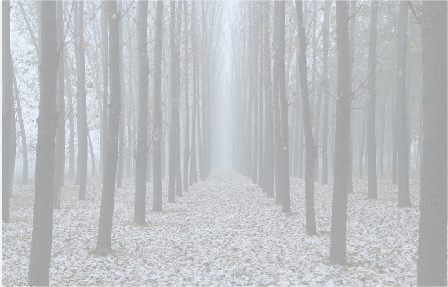
#> input picture 第一题/test.jpg, 448 x 287 px, given in place of 5, which was not available
$ python haze_removal.py 5
#> lines starting #> are read from the running program, lines starting #| are printed output that depends on the picture; after the words box and inside, x2 and y2 are one past the last pixel; in counts of white or black regions, pixels touching at a corner belong together; pictures that were not available may be replaced by others from this repository, and a replacement may not be noted
### gf.py
import numpy as np
import scipy as sp
import scipy.ndimage


def box(img, r):
    """ O(1) box filter
        img - >= 2d image
        r   - radius of box filter
    """
    (rows, cols) = img.shape[:2]
    imDst = np.zeros_like(img)


    tile = [1] * img.ndim
    tile[0] = r
    imCum = np.cumsum(img, 0)
    imDst[0:r+1, :, ...] = imCum[r:2*r+1, :, ...]
    imDst[r+1:rows-r, :, ...] = imCum[2*r+1:rows, :, ...] - imCum[0:rows-2*r-1, :, ...]
    imDst[rows-r:rows, :, ...] = np.tile(imCum[rows-1:rows, :, ...], tile) - imCum[rows-2*r-1:rows-r-1, :, ...]

    tile = [1] * img.ndim
    tile[1] = r
    imCum = np.cumsum(imDst, 1)
    imDst[:, 0:r+1, ...] = imCum[:, r:2*r+1, ...]
    imDst[:, r+1:cols-r, ...] = imCum[:, 2*r+1 : cols, ...] - imCum[:, 0 : cols-2*r-1, ...]
    imDst[:, cols-r: cols, ...] = np.tile(imCum[:, cols-1:cols, ...], tile) - imCum[:, cols-2*r-1 : cols-r-1, ...]

    return imDst

def _gf_color(I, p, r, eps, s=None):
    """ Color guided filter
    I - guide image (rgb)
    p - filtering input (single channel)
    r - window radius
    eps - regularization (roughly, variance of non-edge noise)
    s - subsampling factor for fast guided filter
    """
    fullI = I
    fullP = p
    if s is not None:
        I = sp.ndimage.zoom(fullI, [1/s, 1/s, 1], order=1)
        p = sp.ndimage.zoom(fullP, [1/s, 1/s], order=1)
        r = round(r / s)

    h, w = p.shape[:2]
    N = box(np.ones((h, w)), r)

    mI_r = box(I[:,:,0], r) / N
    mI_g = box(I[:,:,1], r) / N
    mI_b = box(I[:,:,2], r) / N

    mP = box(p, r) / N

    # mean of I * p
    mIp_r = box(I[:,:,0]*p, r) / N
    mIp_g = box(I[:,:,1]*p, r) / N
    mIp_b = box(I[:,:,2]*p, r) / N

    # per-patch covariance of (I, p)
    covIp_r = mIp_r - mI_r * mP
    covIp_g = mIp_g - mI_g * mP
    covIp_b = mIp_b - mI_b * mP

    # symmetric covariance matrix of I in each patch:
    #       rr rg rb
    #       rg gg gb
    #       rb gb bb
    var_I_rr = box(I[:,:,0] * I[:,:,0], r) / N - mI_r * mI_r;
    var_I_rg = box(I[:,:,0] * I[:,:,1], r) / N - mI_r * mI_g;
    var_I_rb = box(I[:,:,0] * I[:,:,2], r) / N - mI_r * mI_b;

    var_I_gg = box(I[:,:,1] * I[:,:,1], r) / N - mI_g * mI_g;
    var_I_gb = box(I[:,:,1] * I[:,:,2], r) / N - mI_g * mI_b;

    var_I_bb = box(I[:,:,2] * I[:,:,2], r) / N - mI_b * mI_b;

    a = np.zeros((h, w, 3))
    for i in range(h):
        for j in range(w):
            sig = np.array([
                [var_I_rr[i,j], var_I_rg[i,j], var_I_rb[i,j]],
                [var_I_rg[i,j], var_I_gg[i,j], var_I_gb[i,j]],
                [var_I_rb[i,j], var_I_gb[i,j], var_I_bb[i,j]]
            ])
            covIp = np.array([covIp_r[i,j], covIp_g[i,j], covIp_b[i,j]])
            a[i,j,:] = np.linalg.solve(sig + eps * np.eye(3), covIp)

    b = mP - a[:,:,0] * mI_r - a[:,:,1] * mI_g - a[:,:,2] * mI_b

    meanA = box(a, r) / N[...,np.newaxis]
    meanB = box(b, r) / N

    if s is not None:
        meanA = sp.ndimage.zoom(meanA, [s, s, 1], order=1)
        meanB = sp.ndimage.zoom(meanB, [s, s], order=1)

    q = np.sum(meanA * fullI, axis=2) + meanB

    return q


# [41 lines left out: function _gf_gray, not called in this run]


def _gf_colorgray(I, p, r, eps, s=None):
    """ automatically choose color or gray guided filter based on I's shape """
    if I.ndim == 2 or I.shape[2] == 1:
        return _gf_gray(I, p, r, eps, s)
    elif I.ndim == 3 and I.shape[2] == 3:
        return _gf_color(I, p, r, eps, s)
    else:
        print("Invalid guide dimensions:", I.shape)


def guided_filter(I, p, r, eps, s=None):
    """ run a guided filter per-channel on filtering input p
        I - guide image (1 or 3 channel)
        p - filter input (n channel)
        r - window raidus
        eps - regularization (roughly, allowable variance of non-edge noise)
        s - subsampling factor for fast guided filter
    """
    if p.ndim == 2:
        p3 = p[:,:,np.newaxis]

    out = np.zeros_like(p3)
    for ch in range(p3.shape[2]):
        out[:,:,ch] = _gf_colorgray(I, p3[:,:,ch], r, eps, s)
    return np.squeeze(out) if p.ndim == 2 else out


# [23 lines left out: function test_gf, not called in this run]

### haze_removal.py
import PIL.Image as Image
import skimage.io as io
import numpy as np
import time
from gf import guided_filter
from numba import jit
import matplotlib.pyplot as plt


class HazeRemoval(object):
    def __init__(self, omega=0.95, t0=0.1, radius=7, r=20, eps=0.001):
        pass

    def open_image(self, img_path):
#> called with img_path = '5'
        img = Image.open(img_path)
#> img is the input picture: PIL image 448x287 RGB; mean R, G, B 189.2, 191.9, 194.9
        self.src = np.array(img).astype(np.double) / 255.
        # self.gray = np.array(img.convert('L'))
        self.rows, self.cols, _ = self.src.shape
#> self.rows = 287; self.cols = 448
        self.dark = np.zeros((self.rows, self.cols), dtype=np.double)
        self.Alight = np.zeros((3), dtype=np.double)
        self.tran = np.zeros((self.rows, self.cols), dtype=np.double)
        self.dst = np.zeros_like(self.src, dtype=np.double)

    @jit
    def get_dark_channel(self, radius=7):
        print("Starting to compute dark channel prior...")
        start = time.time()
        tmp = self.src.min(axis=2)
        for i in range(self.rows):
            for j in range(self.cols):
                rmin = max(0, i - radius)
                rmax = min(i + radius, self.rows - 1)
                cmin = max(0, j - radius)
                cmax = min(j + radius, self.cols - 1)
                self.dark[i, j] = tmp[rmin:rmax + 1, cmin:cmax + 1].min()
        print("time:", time.time() - start)

    def get_air_light(self):
        print("Starting to compute air light prior...")
        start = time.time()
        flat = self.dark.flatten()
        flat.sort()
        num = int(self.rows * self.cols * 0.001)
#> num = 128
        threshold = flat[-num]
#> threshold = 0.792
        tmp = self.src[self.dark >= threshold]
#> tmp = 170 rows, first 8: [0.902, 0.937, 0.973], [0.898, 0.941, 0.965], [0.867, 0.91, 0.933], [0.882, 0.91, 0.949], [0.886, 0.914, 0.953], [0.902, 0.937, 0.973], [0.922, 0.957, 0.984], [0.941, 0.957, 0.992]
        tmp.sort(axis=0)
        self.Alight = tmp[-num:, :].mean(axis=0)
#> self.Alight = [0.892, 0.923, 0.96]
        # print(self.Alight)
        print("time:", time.time() - start)

    @jit
    def get_transmission(self, radius=7, omega=0.95):
        print("Starting to compute transmission...")
        start = time.time()
        for i in range(self.rows):
            for j in range(self.cols):
                rmin = max(0, i - radius)
                rmax = min(i + radius, self.rows - 1)
                cmin = max(0, j - radius)
                cmax = min(j + radius, self.cols - 1)
                pixel = (self.src[rmin:rmax + 1, cmin:cmax + 1] / self.Alight).min()
                self.tran[i, j] = 1. - omega * pixel
        print("time:", time.time() - start)

    def guided_filter(self, r=60, eps=0.001):
        print("Starting to compute guided filter trainsmission...")
        start = time.time()
        self.gtran = guided_filter(self.src, self.tran, r, eps)
#> in guided_filter, `p3 = p[:,:,np.newaxis]`:
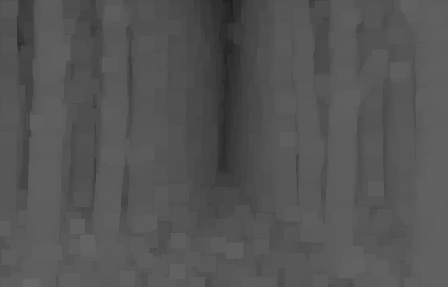
#> p3: shape (287, 448, 1) float64; min 0.115, max 0.406, mean 0.335
#> the loop in guided_filter, `for ch in range(p3.shape[2]):` made 1 pass
#> pass 1, in box (call 2), `imCum = np.cumsum(img, 0)`:
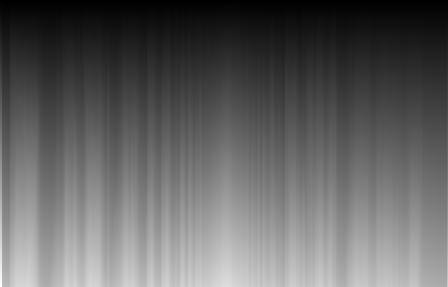
#> imCum: shape (287, 448) float64; min 0.722, max 274.7, mean 106.2; drawn with min black and max white
#> pass 1, in box (call 2), `imCum = np.cumsum(imDst, 1)`:
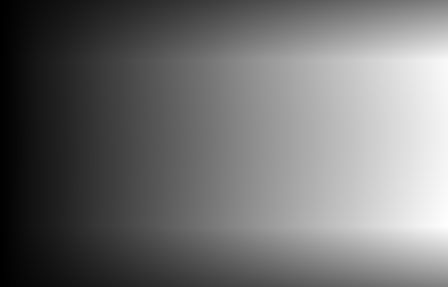
#> imCum: shape (287, 448) float64; min 58.38, max 40853.7, mean 18185.9; drawn with min black and max white
#> pass 1, in _gf_color, `mI_r = box(I[:,:,0], r) / N`:
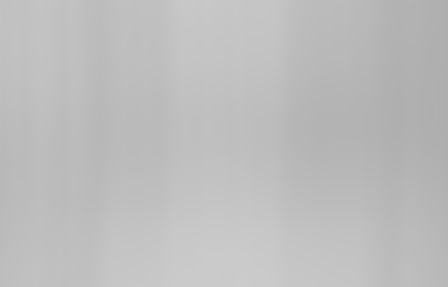
#> mI_r: shape (287, 448) float64; min 0.681, max 0.797, mean 0.742
        print("time:", time.time() - start)

    def recover(self, t0=0.1):
#> called with t0 = 0.1
        print("Starting recovering...")
        start = time.time()
        self.gtran[self.gtran < t0] = t0
        t = self.gtran.reshape(*self.gtran.shape, 1).repeat(3, axis=2)
        # import ipdb; ipdb.set_trace()
        self.dst = (self.src.astype(np.double) - self.Alight) / t + self.Alight
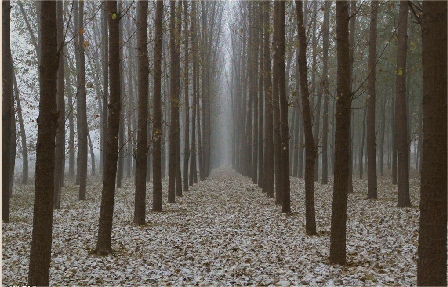
#> self.dst: shape (287, 448, 3) float64; mean R, G, B 0.45, 0.422, 0.384; drawn with min black and max white
        self.dst *= 255
        self.dst[self.dst > 255] = 255
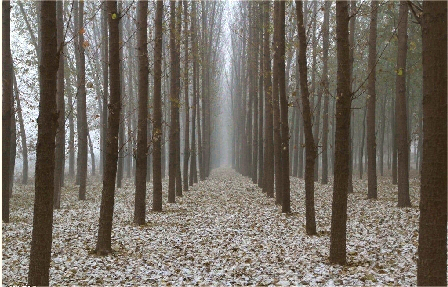
#> self.dst: shape (287, 448, 3) float64; mean R, G, B 114.7, 107.5, 97.8; drawn with min black and max white
        self.dst[self.dst < 0] = 0
#> self.dst: shape (287, 448, 3) float64; under 0.01% of pixels changed, all inside (x1, y1, x2, y2) = (30, 271, 178, 287)
        self.dst = self.dst.astype(np.uint8)
        print("time:", time.time() - start)

    def show(self):
        import cv2
        cv2.imwrite("img/src.jpg", (self.src * 255).astype(np.uint8)[:, :, (2, 1, 0)])
        cv2.imwrite("img/dark.jpg", (self.dark * 255).astype(np.uint8))
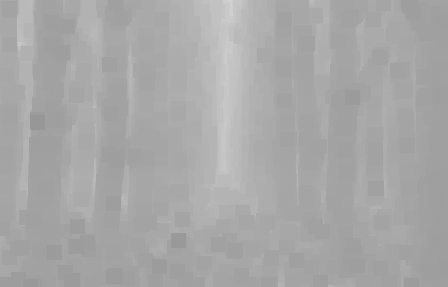
#> saved as dark.jpg: shape (287, 448); min 151, max 212, mean 167.5
        cv2.imwrite("img/tran.jpg", (self.tran * 255).astype(np.uint8))
        cv2.imwrite("img/gtran.jpg", (self.gtran * 255).astype(np.uint8))
        cv2.imwrite("img/dst.jpg", self.dst[:, :, (2, 1, 0)])

        io.imsave("train.jpg", self.dst)


if __name__ == '__main__':
    import sys

    hr = HazeRemoval()
    print(sys.argv[1])
    hr.open_image(sys.argv[1])
    hr.get_dark_channel()
    hr.get_air_light()
    hr.get_transmission()
    hr.guided_filter()
    hr.recover()
    hr.show()
